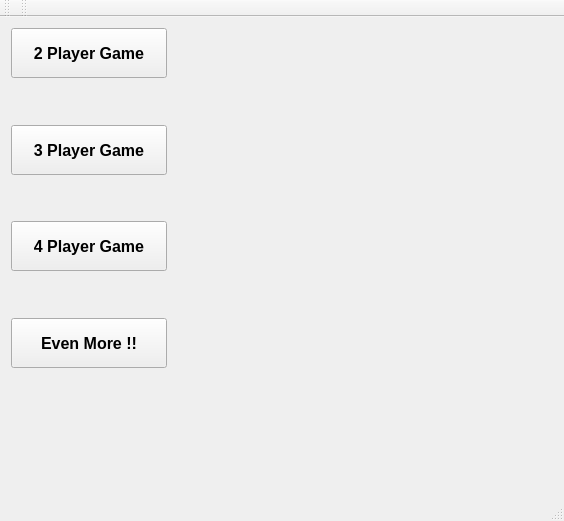
<?xml version="1.0" encoding="UTF-8"?>
<ui version="4.0">
 <class>LobbyWindow</class>
 <widget class="QMainWindow" name="LobbyWindow">
  <property name="geometry">
   <rect>
    <x>0</x>
    <y>0</y>
    <width>564</width>
    <height>521</height>
   </rect>
  </property>
  <property name="windowTitle">
   <string>LobbyWindow</string>
  </property>
  <widget class="QWidget" name="centralWidget">
   <layout class="QGridLayout" name="gridLayout">
    <item row="0" column="0">
     <layout class="QVBoxLayout" name="verticalLayout_3">
      <item>
       <layout class="QHBoxLayout" name="horizontalLayout">
        <item>
         <layout class="QVBoxLayout" name="verticalLayout">
          <item>
           <widget class="QPushButton" name="game2">
            <property name="minimumSize">
             <size>
              <width>50</width>
              <height>50</height>
             </size>
            </property>
            <property name="font">
             <font>
              <pointsize>12</pointsize>
              <weight>75</weight>
              <bold>true</bold>
             </font>
            </property>
            <property name="text">
             <string>2 Player Game</string>
            </property>
           </widget>
          </item>
          <item>
           <spacer name="verticalSpacer">
            <property name="orientation">
             <enum>Qt::Vertical</enum>
            </property>
            <property name="sizeHint" stdset="0">
             <size>
              <width>20</width>
              <height>40</height>
             </size>
            </property>
           </spacer>
          </item>
          <item>
           <widget class="QPushButton" name="game3">
            <property name="minimumSize">
             <size>
              <width>50</width>
              <height>50</height>
             </size>
            </property>
            <property name="font">
             <font>
              <pointsize>12</pointsize>
              <weight>75</weight>
              <bold>true</bold>
             </font>
            </property>
            <property name="text">
             <string>3 Player Game</string>
            </property>
           </widget>
          </item>
          <item>
           <spacer name="verticalSpacer_2">
            <property name="orientation">
             <enum>Qt::Vertical</enum>
            </property>
            <property name="sizeHint" stdset="0">
             <size>
              <width>20</width>
              <height>40</height>
             </size>
            </property>
           </spacer>
          </item>
          <item>
           <widget class="QPushButton" name="game4">
            <property name="minimumSize">
             <size>
              <width>50</width>
              <height>50</height>
             </size>
            </property>
            <property name="font">
             <font>
              <pointsize>12</pointsize>
              <weight>75</weight>
              <bold>true</bold>
             </font>
            </property>
            <property name="text">
             <string>4 Player Game</string>
            </property>
           </widget>
          </item>
          <item>
           <spacer name="verticalSpacer_3">
            <property name="orientation">
             <enum>Qt::Vertical</enum>
            </property>
            <property name="sizeHint" stdset="0">
             <size>
              <width>20</width>
              <height>40</height>
             </size>
            </property>
           </spacer>
          </item>
          <item>
           <widget class="QPushButton" name="gameN">
            <property name="minimumSize">
             <size>
              <width>50</width>
              <height>50</height>
             </size>
            </property>
            <property name="font">
             <font>
              <pointsize>12</pointsize>
              <weight>75</weight>
              <bold>true</bold>
             </font>
            </property>
            <property name="text">
             <string>Even More !!</string>
            </property>
           </widget>
          </item>
          <item>
           <spacer name="verticalSpacer_4">
            <property name="orientation">
             <enum>Qt::Vertical</enum>
            </property>
            <property name="sizeHint" stdset="0">
             <size>
              <width>20</width>
              <height>40</height>
             </size>
            </property>
           </spacer>
          </item>
         </layout>
        </item>
        <item>
         <widget class="QLabel" name="image">
          <property name="minimumSize">
           <size>
            <width>380</width>
            <height>380</height>
           </size>
          </property>
          <property name="text">
           <string/>
          </property>
         </widget>
        </item>
       </layout>
      </item>
      <item>
       <layout class="QVBoxLayout" name="verticalLayout_2">
        <item>
         <spacer name="verticalSpacer_6">
          <property name="orientation">
           <enum>Qt::Vertical</enum>
          </property>
          <property name="sizeHint" stdset="0">
           <size>
            <width>20</width>
            <height>40</height>
           </size>
          </property>
         </spacer>
        </item>
        <item>
         <spacer name="verticalSpacer_7">
          <property name="orientation">
           <enum>Qt::Vertical</enum>
          </property>
          <property name="sizeHint" stdset="0">
           <size>
            <width>20</width>
            <height>40</height>
           </size>
          </property>
         </spacer>
        </item>
       </layout>
      </item>
     </layout>
    </item>
   </layout>
  </widget>
  <widget class="QMenuBar" name="menuBar">
   <property name="geometry">
    <rect>
     <x>0</x>
     <y>0</y>
     <width>564</width>
     <height>24</height>
    </rect>
   </property>
  </widget>
  <widget class="QToolBar" name="mainToolBar">
   <attribute name="toolBarArea">
    <enum>TopToolBarArea</enum>
   </attribute>
   <attribute name="toolBarBreak">
    <bool>false</bool>
   </attribute>
  </widget>
  <widget class="QStatusBar" name="statusBar"/>
  <widget class="QToolBar" name="toolBar">
   <property name="windowTitle">
    <string>toolBar</string>
   </property>
   <attribute name="toolBarArea">
    <enum>TopToolBarArea</enum>
   </attribute>
   <attribute name="toolBarBreak">
    <bool>false</bool>
   </attribute>
  </widget>
 </widget>
 <layoutdefault spacing="6" margin="11"/>
 <resources/>
 <connections/>
</ui>
